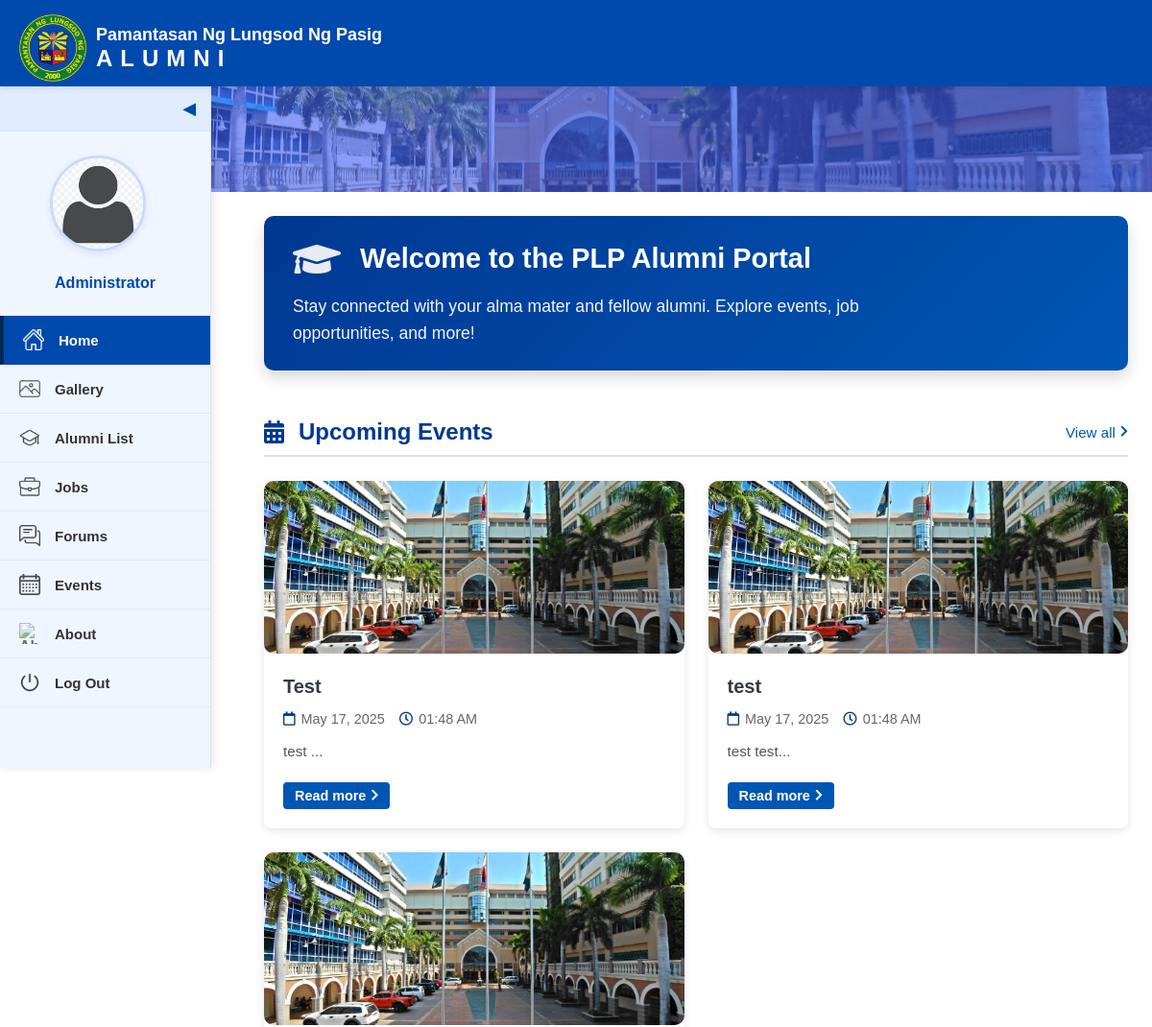
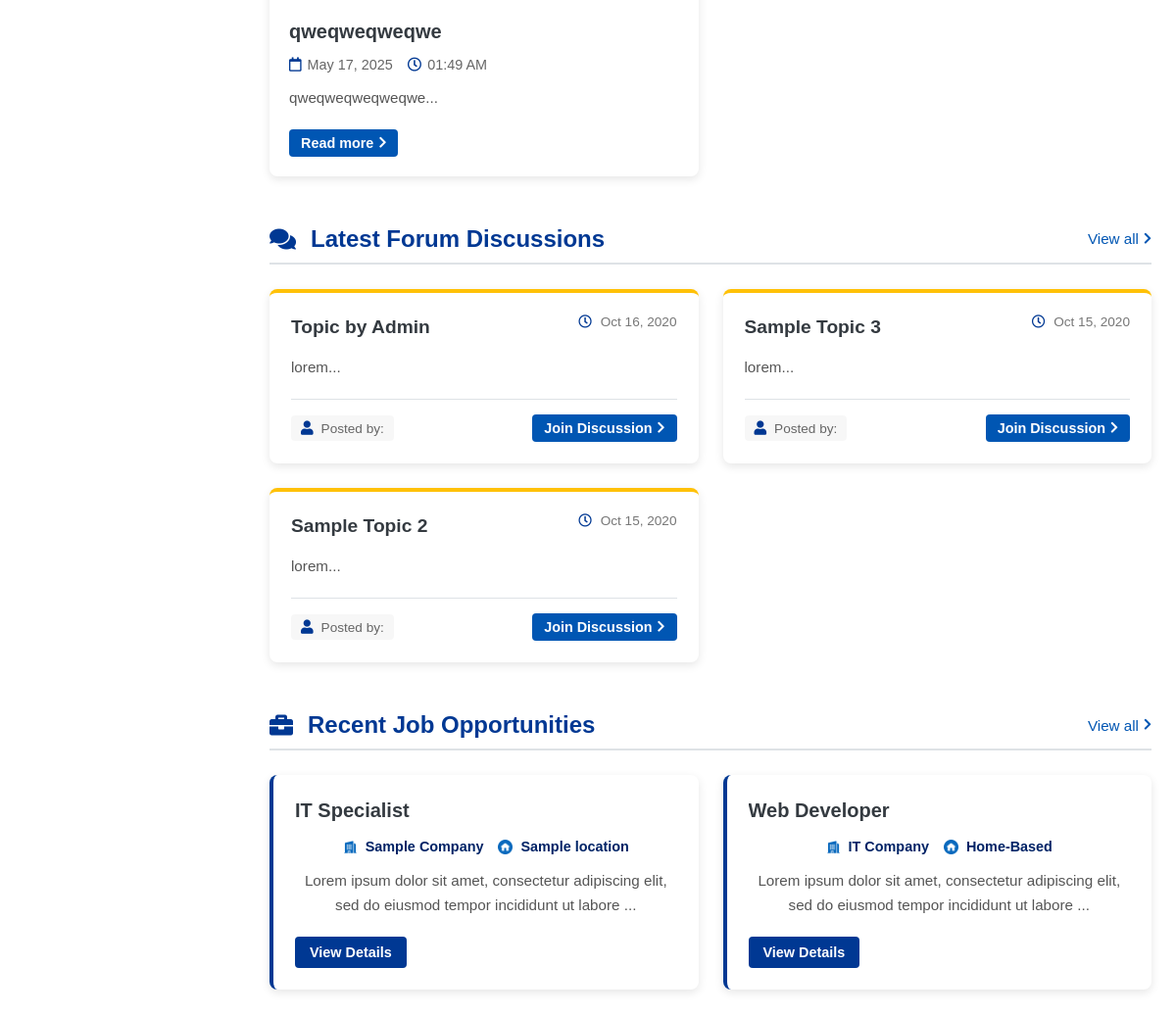
The page /alumni-home.php (signed in) on the database its author committed (2 pictures, top to bottom).
### tables this page shows
CREATE TABLE `users` (
  `id` int(11) NOT NULL,
  `alumni_id` varchar(20) NOT NULL,
  `name` text NOT NULL,
  `username` varchar(200) NOT NULL,
  `password` text NOT NULL,
  `type` tinyint(1) NOT NULL DEFAULT 3 COMMENT '1=Admin,2=Alumni officer, 3= alumnus',
  `auto_generated_pass` text NOT NULL,
  `is_default_password` tinyint(1) NOT NULL DEFAULT 1 COMMENT '1=Using default password, 0=Password changed'
);

CREATE TABLE `events` (
  `id` int(30) NOT NULL,
  `title` varchar(250) NOT NULL,
  `content` text NOT NULL,
  `schedule` datetime NOT NULL,
  `banner` text NOT NULL,
  `date_created` datetime NOT NULL DEFAULT current_timestamp(),
  `gform_link` varchar(200) NOT NULL
);

CREATE TABLE `forum_topics` (
  `id` int(30) NOT NULL,
  `title` varchar(250) NOT NULL,
  `description` text NOT NULL,
  `user_id` varchar(9) NOT NULL,
  `date_created` datetime NOT NULL DEFAULT current_timestamp()
);

CREATE TABLE `careers` (
  `id` int(30) NOT NULL,
  `company` varchar(250) NOT NULL,
  `location` text NOT NULL,
  `job_title` text NOT NULL,
  `description` text NOT NULL,
  `user_id` varchar(9) NOT NULL,
  `date_created` datetime NOT NULL DEFAULT current_timestamp()
);

### alumni-home.php (the view, shortened to what this page needs)
<?php
include 'admin/db_connect.php';
$alumni_id = $_SESSION['login_id'];
$user_query = "SELECT * FROM users WHERE alumni_id = ?";
$user_stmt = $conn->prepare($user_query);
$user_stmt->bind_param("s", $alumni_id);
$user_stmt->execute();
$user_result = $user_stmt->get_result();
$user_data = $user_result->fetch_assoc();
$avatar = 'images/avatar.png';
$display_name = $user_data['name'] ?? 'Alumni User';
$event_query = "SELECT * FROM events ORDER BY ABS(DATEDIFF(schedule, CURDATE())), schedule ASC LIMIT 5";
$event_result = $conn->query($event_query);
$forum_query = "SELECT ft.*, u.name FROM forum_topics ft LEFT JOIN users u ON ft.user_id = u.alumni_id ORDER BY ft.date_created DESC LIMIT 3";
$forum_result = $conn->query($forum_query);
$job_query = "SELECT * FROM careers ORDER BY date_created DESC LIMIT 3";
$job_result = $conn->query($job_query);
?>
<!DOCTYPE html>
<html lang="en">
<head>
  <link rel="stylesheet" href="style.css">
  <link rel="stylesheet" href="alumni-home.css">
  <link rel="stylesheet" href="https://cdnjs.cloudflare.com/ajax/libs/font-awesome/5.15.4/css/all.min.css">
</head>
<body>
  <div class="interface-header">
    <img src="images/logo.png" alt="PLP Logo" class="logo-interface">
    <div class="text">
      <div class="school-name">Pamantasan Ng Lungsod Ng Pasig</div>
      <div class="alumni-title">ALUMNI</div>
    </div>
  </div>
  <div class="banner-interface"></div>
  <div class="sidebar" id="sidebar">
    <div class="toggle-btn" onclick="toggleSidebar()">&#x25C0;</div>
    <div class="sidebar-content">
      <div class="profile-section">
        <a href="alumni-manage-profile.php" class="profile-pic">
          <img src="<?php echo htmlspecialchars($avatar); ?>" alt="Profile Picture">
        </a>
        <div class="profile-name"><?php echo htmlspecialchars($display_name); ?></div>
      </div>
      <a href="alumni-home.php" class="active"><img src="images/home.png" alt="Home"><span>Home</span></a>
      <a href="alumni-gallery.php"><img src="images/gallery.png" alt="Gallery"><span>Gallery</span></a>
      <a href="alumni-list.php"><img src="images/alumni_list.png" alt="Alumni List"><span>Alumni List</span></a>
      <a href="alumni-job.php"><img src="images/jobs.png" alt="Jobs"><span>Jobs</span></a>
      <a href="alumni-forums.php"><img src="images/forums.png" alt="Forums"><span>Forums</span></a>
      <a href="alumni-events.php"><img src="images/calendar.png" alt="Events"><span>Events</span></a>
      <a href="alumni-about.php"><img src="images/about.png" alt="About"><span>About</span></a>
      <a href="landing.php"><img src="images/log-out.png" alt="Log Out"><span>Log Out</span></a>
    </div>
  </div>
  <div class="home-main-content">
    <section class="welcome-section">
      <div class="welcome-card">
        <div class="welcome-header">
          <i class="fas fa-graduation-cap"></i>
          <h1>Welcome to the PLP Alumni Portal</h1>
        </div>
        <p>Stay connected with your alma mater and fellow alumni. Explore events, job opportunities, and more!</p>
      </div>
    </section>
    <section class="events-section">
      <div class="section-header">
        <i class="fas fa-calendar-alt"></i>
        <h2>Upcoming Events</h2>
        <a href="alumni-events.php" class="view-all-link">View all</a>
      </div>
      <div class="events-container">
        <?php if($event_result->num_rows > 0): ?>
          <?php while($event = $event_result->fetch_assoc()): ?>
            <div class="event-card">
              <div class="event-img">
                <?php
                  $banner = $event['banner'];
                  if(empty($banner) || !file_exists($banner)) {
                    if(file_exists('images/no-image.jpg')) {
                      $banner = 'images/no-image.jpg';
                    } else {
                      $banner = 'images/avatar.png';
                    }
                  }
                ?>
                <img src="<?php echo $banner; ?>" alt="<?php echo htmlspecialchars($event['title']); ?>" />
              </div>
              <div class="event-details">
                <h3><?php echo htmlspecialchars($event['title']); ?></h3>
                <div class="event-meta">
                  <span><i class="far fa-calendar"></i> <?php echo date('F d, Y', strtotime($event['schedule'])); ?></span>
                  <span><i class="far fa-clock"></i> <?php echo date('h:i A', strtotime($event['schedule'])); ?></span>
                </div>
                <p><?php echo substr(strip_tags(html_entity_decode($event['content'])), 0, 100) . '...'; ?></p>
                <a href="#" class="read-more" data-id="<?php echo $event['id']; ?>">Read more</a>
              </div>
            </div>
          <?php endwhile; ?>
        <?php endif; ?>
      </div>
    </section>
    <section class="forum-section">
      <div class="section-header">
        <i class="fas fa-comments"></i>
        <h2>Latest Forum Discussions</h2>
        <a href="alumni-forums.php" class="view-all-link">View all</a>
      </div>
      <div class="forum-container">
        <?php if($forum_result->num_rows > 0): ?>
          <?php while($topic = $forum_result->fetch_assoc()): ?>
            <div class="forum-card">
              <div class="forum-card-header">
                <h3><?php echo htmlspecialchars($topic['title']); ?></h3>
                <span class="forum-date">
                  <i class="far fa-clock"></i> <?php echo date('M d, Y', strtotime($topic['date_created'])); ?>
                </span>
              </div>
              <p><?php echo substr(strip_tags(html_entity_decode($topic['description'])), 0, 100) . '...'; ?></p>
              <div class="forum-card-footer">
                <span class="posted-by">Posted by: <?php echo htmlspecialchars($topic['name']); ?></span>
                <a href="alumni-forums.php" class="join-discussion">Join Discussion</a>
              </div>
            </div>
          <?php endwhile; ?>
        <?php endif; ?>
      </div>
    </section>
    <section class="jobs-section">
      <div class="section-header">
        <i class="fas fa-briefcase"></i>
        <h2>Recent Job Opportunities</h2>
        <a href="alumni-job.php" class="view-all-link">View all</a>
      </div>
      <div class="jobs-container">
        <?php if($job_result->num_rows > 0): ?>
          <?php while($job = $job_result->fetch_assoc()): ?>
            <div class="job-card">
              <div class="job-card-header">
                <h3><?php echo htmlspecialchars($job['job_title']); ?></h3>
              </div>
              <div class="job-meta">
                <div><img src="images/job-company.png" class="icon-job" /> <?php echo htmlspecialchars($job['company']); ?></div>
                <div><img src="images/job-home.png" class="icon-job" /> <?php echo htmlspecialchars($job['location']); ?></div>
              </div>
              <p><?php echo substr(strip_tags(html_entity_decode($job['description'])), 0, 100) . '...'; ?></p>
              <a href="alumni-job.php" class="view-job-btn">View Details</a>
            </div>
          <?php endwhile; ?>
        <?php endif; ?>
      </div>
    </section>
  </div>
</body>
</html>

### style.css (style rules this page uses)
* { margin: 0; padding: 0; box-sizing: border-box; overscroll-behavior: none; }
body { font-family: Arial, sans-serif; background-color: #ffffff; }
.text { display: flex; flex-direction: column; }
.school-name { font-size: 18px; color: #003366; font-weight: bold; }
.alumni-title { font-size: 24px; color: #003366; letter-spacing: 8px; font-weight: bold; }
.interface-header { background-color: #004aad; color: white; padding: 10px 20px; display: flex; align-items: center; position: fixed; top: 0; left: 0; width: 100%; z-index: 100; box-shadow: 0 2px 5px rgba(0, 0, 0, 0.1); height: 90px; }
.interface-header .school-name { color: white; }
.interface-header .alumni-title { color: white; }
.logo-interface { height: 70px; margin-right: 10px; }
.banner-interface { position: relative; width: 100%; height: 200px; background: url('images/plpasigg.jpg') center/cover no-repeat; margin-top: 100px; z-index: 0; }
.banner-interface::after { content: ''; position: absolute; top: 0; left: 0; height: 100%; width: 100%; background-color: rgba(62, 93, 247, 0.6); z-index: 1; }
.sidebar { background-color: #f0f6ff; width: 220px; height: calc(100vh - 90px); position: fixed; top: 90px; left: 0; display: flex; flex-direction: column; transition: all 0.3s ease; z-index: 5; overflow: hidden; box-shadow: 2px 0 10px rgba(0, 0, 0, 0.1); border-right: 1px solid #d9e5f6; }
.sidebar-content { width: 100%; display: flex; flex-direction: column; align-items: center; max-height: calc(100vh - 90px); overflow-y: auto; padding: 0 0 20px 0; -ms-overflow-style: none; scrollbar-width: none; }
.profile-section { display: flex; flex-direction: column; align-items: center; margin: 25px 0; padding: 0 10px; width: 100%; }
.profile-pic { position: relative; margin-bottom: 15px; text-align: center; width: 100%; }
.profile-pic img { width: 100px; height: 100px; border-radius: 50%; cursor: pointer; object-fit: cover; border: 3px solid #b7d0ff; transition: all 0.3s ease; box-shadow: 0 3px 10px rgba(0, 0, 0, 0.1); }
.profile-name { margin-top: 5px; font-size: 16px; font-weight: bold; color: #004aad; text-align: center; transition: all 0.3s ease; }
.toggle-btn { background-color: #e1ecff; color: #004aad; width: 100%; text-align: right; padding: 12px 15px; cursor: pointer; font-size: 18px; border-bottom: 1px solid #d9e5f6; transition: all 0.3s ease; }
.sidebar-content a { display: flex; align-items: center; width: 100%; color: #333; text-decoration: none; padding: 14px 20px; font-weight: bold; transition: all 0.3s ease; border-bottom: 1px solid rgba(0, 0, 0, 0.05); }
.profile-section .profile-pic { display: block; width: 100%; padding: 0; margin-bottom: 15px; text-align: center; border-bottom: none; }
.sidebar-content .profile-section a.profile-pic { display: block; text-align: center; padding: 0; border-bottom: none; width: 100%; }
.sidebar-content a img { width: 22px; height: 22px; margin-right: 15px; transition: all 0.3s ease; opacity: 0.7; }
.sidebar-content a span { transition: all 0.3s ease; font-size: 15px; }
.sidebar-content a.active { background-color: #004aad; color: white; border-left: 4px solid #002855; }
.sidebar-content a.active img { filter: brightness(0) invert(1); opacity: 1; }
.sidebar:not(.collapsed) .profile-pic img { width: 100px; height: 100px; border-width: 3px; }
.event-img img { width: 150px; height: 150px; object-fit: cover; border-radius: 10px; }
.event-details { flex: 1; }
.event-details h3 { margin-bottom: 10px; }
.event-details p { color: #666; margin-bottom: 15px; }
.read-more { padding: 10px 15px; background-color: #007BFF; color: white; border-radius: 5px; text-decoration: none; }
.job-card { background-color: #99ccff; padding: 30px; width: 800px; border-radius: 30px; box-shadow: 0 4px 10px rgba(0,0,0,0.1); }
.job-meta { display: flex; justify-content: center; gap: 50px; margin-bottom: 20px; }
.job-meta div { display: flex; align-items: center; font-weight: bold; color: #002366; }
.job-meta img { height: 15px; width: 15px; margin-right: 8px; }
.job-card p { color: #fff; text-align: center; margin-bottom: 20px; }
.posted-by { background-color: #003399; color: #fff; padding: 5px 10px; border-radius: 10px; font-size: 12px; }
.read-more { background-color: #003399; color: #fff; border: none; padding: 8px 16px; border-radius: 10px; cursor: pointer; }
.icon-job { width: 18px; height: 18px; margin-right: 8px; filter: brightness(0) saturate(100%) invert(27%) sepia(97%) saturate(4855%) hue-rotate(196deg) brightness(90%) contrast(94%); }

### rows shown on the page
users: name "Administrator"
events: title "Test", schedule "May 17, 2025", schedule "01:48 AM", content "test"
events: title (placeholder picture), title "test", schedule "May 17, 2025", schedule "01:48 AM", content "test test"
events: title "qweqweqweqwe", schedule "May 17, 2025", schedule "01:49 AM", content "qweqweqweqweqwe"
forum_topics: title "Topic by Admin", date_created "Oct 16, 2020", description "lorem"
forum_topics: title "Sample Topic 3", date_created "Oct 15, 2020", description "lorem"
forum_topics: title "Sample Topic 2", date_created "Oct 15, 2020", description "lorem"
careers: job_title "IT Specialist", company "Sample Company", location "Sample location", description "Lorem ipsum dolor sit amet, consectetur adipiscing elit, sed do eiusmod tempor incididunt ut labore"
careers: job_title "Web Developer", company "IT Company", location "Home-Based", description "Lorem ipsum dolor sit amet, consectetur adipiscing elit, sed do eiusmod tempor incididunt ut labore"
